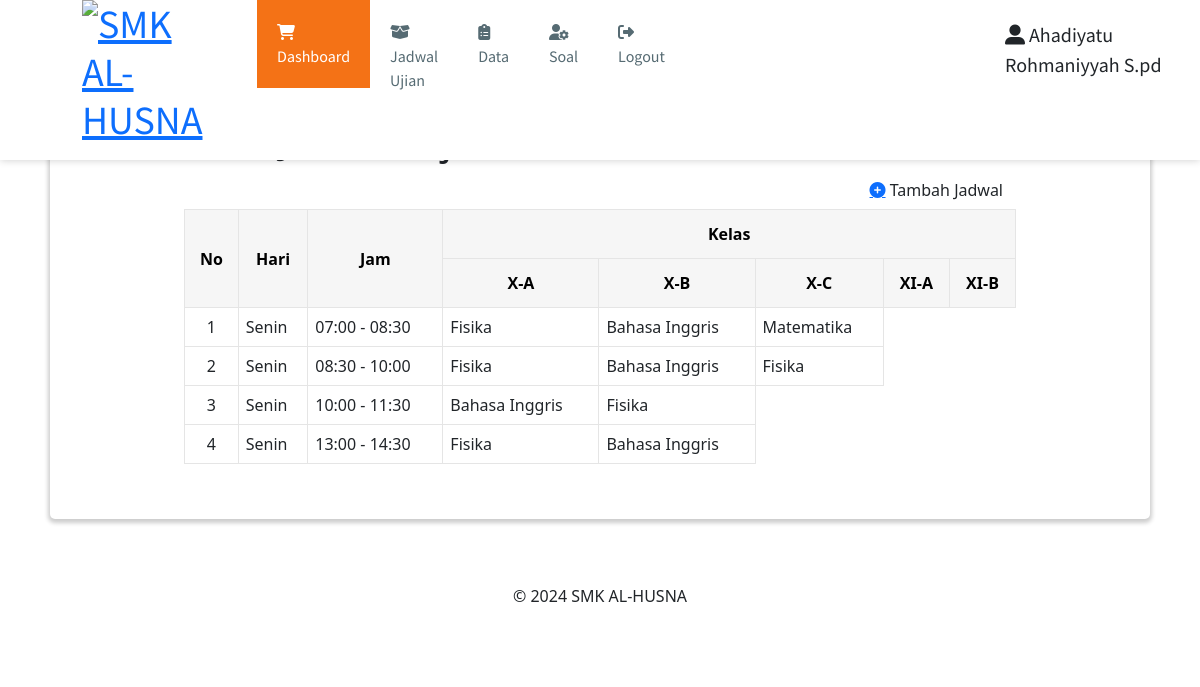
/jadwal.php (signed in), run on the app's committed database.
### tables this page shows
CREATE TABLE `kelas` (
  `id_kelas` varchar(10) NOT NULL,
  `kelas` varchar(30) NOT NULL,
  `ruangan` varchar(10) NOT NULL,
  `ketua_kelas` varchar(30) NOT NULL
);

CREATE TABLE `jadwal` (
  `id_jadwal` varchar(10) NOT NULL,
  `hari` varchar(10) NOT NULL,
  `jam` varchar(20) NOT NULL,
  `id_kelas` varchar(10) NOT NULL,
  `id_mapel` varchar(10) NOT NULL
);

CREATE TABLE `mapel` (
  `id_mapel` varchar(20) NOT NULL,
  `mapel` varchar(30) NOT NULL,
  `id_guru` varchar(20) NOT NULL
);

### jadwal.php (the view, shortened to what this page needs)
<?php include "header.php"; ?>
<main>
	<div>
		<h1 style="margin-left: 200px;">Jadwal Ujian</h1>
	</div>
	<div class="content-produk">
		<button class="btn btn-tambahkan-produk" id="btn-tambahkan-produk" data-bs-toggle="modal" data-bs-target="#addJadwal"><a class="fas fa-plus-circle"></a> Tambah Jadwal</i></button>
		<table class="table-produk">
			<thead>
				<tr>
					<th rowspan="2" class="text-center align-middle">No</th>
					<th rowspan="2" class="text-center align-middle">Hari</th>
					<th rowspan="2" class="text-center align-middle">Jam</th>
					<th colspan="5" class="text-center align-middle">Kelas</th>
				</tr>
				<tr>
					<?php
					$ambildata = mysqli_query($mysqli, "SELECT * FROM kelas order by id_kelas asc;");
					while ($kelas = mysqli_fetch_array($ambildata)) {
					?>
						<th class="text-center align-middle"><?= $kelas['kelas']; ?></th>
					<?php
					}
					?>
				</tr>
			</thead>
			<tbody>
				<?php
				$i = 1;
				$ambildata = mysqli_query($mysqli, "SELECT * FROM jadwal, kelas, mapel, guru where jadwal.id_kelas=kelas.id_kelas and jadwal.id_mapel=mapel.id_mapel and mapel.id_guru=guru.nip group by hari, jam order by id_jadwal asc;");
				while ($data = mysqli_fetch_array($ambildata)) {
				?>
					<tr>
						<td style="text-align: center;"><?= $i; ?></td>
						<td><?= $data["hari"]; ?></td>
						<td><?= $data["jam"]; ?></td>
						<?php
						$jam = $data['jam'];
						$ambilmapel2 = mysqli_query($mysqli, "SELECT * FROM jadwal
JOIN kelas ON jadwal.id_kelas = kelas.id_kelas
JOIN mapel ON jadwal.id_mapel = mapel.id_mapel
JOIN guru ON mapel.id_guru = guru.nip
WHERE jadwal.jam = '$jam'
ORDER BY jadwal.id_jadwal ASC");
						while ($baris = mysqli_fetch_array($ambilmapel2)) {
						?>
							<td><?= $baris["mapel"]; ?></td>
						<?php
						}
						?>
					</tr>
				<?php
					$i++;
				}
				?>
			</tbody>
		</table>
	</div>
</main>
<?php include "footer.php"; ?>

### assets/styles/style.css (style rules this page uses)
body { font-family: 'Lato', sans-serif; color: #585858; background: #E7EFF2; }
main { background: white; box-shadow: 0 2px 4px 2px rgba(0, 0, 0, 0.2); border-radius: 5px; padding: 30px; margin: 85px 50px 30px; }
.btn { cursor: pointer; border: 1.5px solid #F47216; padding: 10px; border-radius: 5px; transition: 0.5s; font-weight: 600; text-decoration: none; }
.btn-tambahkan-produk, .btn-tambahkan-transaksi { background-color: #F47216; color: white; float: right; }
.table-produk, .table-laporan { margin: auto; margin-bottom: 25px; width: 100%; }
.table-produk td, .table-laporan td { border: 1.5px solid #E5E5E5; padding: 7px; }
.table-produk th, .table-laporan th { color: #000; background-color: #F6F6F6; border: 1.5px solid #E5E5E5; padding: 12px 10px; font-weight: 600; text-decoration: none; }
.content-produk, .content-laporan { width: 80%; margin: auto; }

### data on the page
kelas: kelas "X-A"
kelas: kelas "X-B"
kelas: kelas "X-C"
kelas: kelas "XI-A"
kelas: kelas "XI-B"
jadwal: hari "Senin", jam "07:00 - 08:30", id_mapel.mapel "Fisika"
jadwal: id_mapel.mapel "Bahasa Inggris"
jadwal: id_mapel.mapel "Matematika"
jadwal: hari "Senin", jam "08:30 - 10:00", id_mapel.mapel "Fisika"
jadwal: id_mapel.mapel "Bahasa Inggris"
jadwal: id_mapel.mapel "Fisika"
jadwal: hari "Senin", jam "10:00 - 11:30", id_mapel.mapel "Bahasa Inggris"
jadwal: id_mapel.mapel "Fisika"
jadwal: hari "Senin", jam "13:00 - 14:30", id_mapel.mapel "Fisika"
jadwal: id_mapel.mapel "Bahasa Inggris"

### other printed values
$_SESSION['fullname'] "Ahadiyatu Rohmaniyyah S.pd"
